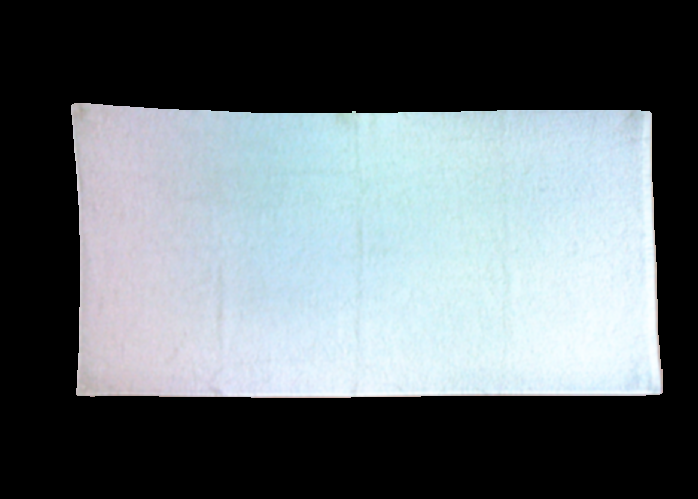
//> input picture placing_metrics/images/1success.png, 698 x 499 px; its folder holds only this picture in this run
$ ./placing_metrics   (built with g++ and OpenCV 4)
//> lines starting //> are read from the running program, lines starting //| are printed output that depends on the picture; after the words box and inside, x2 and y2 are one past the last pixel; in counts of white or black regions, pixels touching at a corner belong together
// The "Square Detector" program.
// It loads several images sequentially and tries to find squares in
// each image

#include "opencv2/core.hpp"
#include "opencv2/imgproc.hpp"
#include "opencv2/imgcodecs.hpp"
#include "opencv2/highgui.hpp"

#include<dirent.h>

#include <iostream>

#include <fstream>

using namespace cv;
using namespace std;

static void help(const char* programName)
{
//> further down, image is the input picture: 499 rows x 698 cols, CV_8UC3; mean B, G, R 112.3, 107.7, 98.8

    cout <<
    "\nThis program will display the segmented cloth entered as input image\n"
    "and its contour in conjuntion with the template contour.\n"
    "In addition, it will print the file name, the total area of the segmented\n"
    "cloth and the total spreding error and the area and error for each zone \n"
    "of the garment (grasping zone and hanging zone)." << "\n" << endl;

}


int thresh = 50, N = 11;
const char* wndname = "Segmented image";
bool first = true;
vector<Point> first_cont;
Point first_ptupleft;
Point first_ptdownright;
vector<vector<Point>> first_filled_area;
int first_total_area;
int first_half_left_area;
int first_half_right_area;
std::ofstream data_file;

// helper function:
// finds a cosine of angle between vectors
// from pt0->pt1 and from pt0->pt2
static double angle( Point pt1, Point pt2, Point pt0 )
{
    double dx1 = pt1.x - pt0.x;
    double dy1 = pt1.y - pt0.y;
    double dx2 = pt2.x - pt0.x;
    double dy2 = pt2.y - pt0.y;
    return (dx1*dx2 + dy1*dy2)/sqrt((dx1*dx1 + dy1*dy1)*(dx2*dx2 + dy2*dy2) + 1e-10);
}
// returns sequence of squares detected on the image.
static void findSquares( const Mat& image, vector<vector<Point> >& squares )
{
    squares.clear();

    Mat pyr, timg, gray0(image.size(), CV_8U), gray;

    // down-scale and upscale the image to filter out the noise
    pyrDown(image, pyr, Size(image.cols/2, image.rows/2));
    pyrUp(pyr, timg, image.size());
    vector<vector<Point> > contours;

    // find squares in every color plane of the image
    for( int c = 0; c < 1; c++ )
    {
        int ch[] = {c, 0};
        mixChannels(&timg, 1, &gray0, 1, ch, 1);

        // try several threshold levels
        for( int l = 0; l < 1; l++ )
        {
            l=1;
            // hack: use Canny instead of zero threshold level.
            // Canny helps to catch squares with gradient shading
            if( l == 0 )
            {
                // apply Canny. Take the upper threshold from slider
                // and set the lower to 0 (which forces edges merging)
//                Canny(gray0, gray, 0, thresh, 5);
                Canny(gray0, gray, 0, 50, 3); //with aperture 3 we can detect big wrinkles
                // dilate canny output to remove potential
                // holes between edge segments
                dilate(gray, gray, Mat(), Point(-1,-1));
            }
            else
            {
                // apply threshold if l!=0:
                //     tgray(x,y) = gray(x,y) < (l+1)*255/N ? 255 : 0
                gray = gray0 >= (l+1)*255/50;
            }
////////////////////////////////////////////////////////////////////

////////// FIND CONTOURS AND APPROXIMATE POLYGON ///////////////
            vector<vector<Point>> contours;
            vector<vector<Point>> contours0;
            vector<vector<Point>> siluette;
            vector<Vec4i> hierarchy;
            Mat cnt_img = Mat::zeros(600, 800, CV_8UC3);
            Mat slt_img = Mat::zeros(600, 800, CV_8UC3);
            Mat diff_img = Mat::zeros(600, 1600, CV_8UC3);

            findContours( gray, contours0, RETR_TREE, CHAIN_APPROX_SIMPLE);

            contours.resize(contours0.size());
            siluette.resize(contours0.size());

            vector<Point> approx;
            for( size_t i = 0; i < contours0.size(); i++ )
            {
                approxPolyDP(Mat(contours0[i]), siluette[i], 3, true);
                approxPolyDP(Mat(contours0[i]), contours[i], arcLength(contours0[i], true)*0.02, true);

                drawContours(cnt_img, contours, -1, Scalar(128,255,255), -1);
                drawContours(slt_img, siluette, -1, Scalar(128,255,255), -1);
            }

////////////////////////////////////////////////////////////////////

///////////////////// FIND CORNERS //////////////////////////

            int  xmin = 0, ymin = 0, xmax = -1, ymax = -1, i;
            Point ptxmin, ptymin, ptxmax, ptymax, ptupleft, ptdownright;

            Point pt = contours[0][0];

            ptxmin = ptymin = ptxmax = ptymax = ptupleft = ptdownright = pt;
            xmin = xmax = pt.x;
            ymin = ymax = pt.y;

            double diff, sum, pre_diff, pre_sum;
            pre_diff = contours[0][0].x - contours[0][0].y;
            pre_sum = contours[0][0].x + contours[0][0].y;

            for (size_t i = 0; i < contours[0].size(); i++)
            {
                pt = contours[0][i];

                diff = pt.x - pt.y;
                sum = pt.x + pt.y;
                if(pre_sum > sum)
                {
                    pre_sum=sum;
                    ptupleft = pt;
                }
                if(pre_diff < diff)
                {
                    pre_diff=diff;
                    ptdownright = pt;
                }
            }
            circle(cnt_img, ptupleft, 5, Scalar(255,0,0), CV_FILLED);
            circle(cnt_img, ptdownright, 5, Scalar(255,0,0), CV_FILLED);
            circle(slt_img, ptupleft, 5, Scalar(255,0,0), CV_FILLED);
            circle(slt_img, ptdownright, 5, Scalar(255,0,0), CV_FILLED);

///////////////////// ROTATE CONTOUR //////////////////////////

            // Find angle of line
            double angle = atan2(ptupleft.y - ptdownright.y, ptupleft.x - ptdownright.x); //*180/PI

            //Rotate all the points of the SILUETTE
            vector<vector<Point>> rot_slt = siluette;
            for (size_t i = 0; i < siluette[0].size(); i++)
            {
                rot_slt[0][i].x = abs(siluette[0][i].x*cos(-angle) - siluette[0][i].y*sin(-angle));
                rot_slt[0][i].y = abs(siluette[0][i].x*sin(-angle) + siluette[0][i].y*cos(-angle));
            }

            //Draw the new polygon with the rotated points
            polylines(slt_img, rot_slt[0], true, Scalar(0,255,0));
//            imshow("Rotated siluette: ", slt_img);


////////// COMPARE WITH FIRST SILUETTE ///////////////
            //Rotated siluette
            Mat comp_img2 = Mat::zeros(600, 800, CV_8UC3);
            if(first)
            {
                first_ptupleft=rot_slt[0][0];
                first_ptdownright=rot_slt[0][0];
                first_cont = rot_slt[0]; //Save first contourn

                //Save upper left corner
                double pre_sum = first_cont[0].x+first_cont[0].y;
                double pre_diff = first_cont[0].x-first_cont[0].y;
                for (size_t i = 0; i < first_cont.size(); i++)
                {
                    double sum = first_cont[i].x + first_cont[i].y;
                    double diff = first_cont[i].x - first_cont[i].y;
                    if(pre_sum > sum)
                    {
                        first_ptupleft = first_cont[i]; //Save first upleftcorner
                        pre_sum=sum;
                    }
                    if(pre_diff < diff)
                    {
                        first_ptdownright = first_cont[i]; //Save first upleftcorner
                        pre_diff=diff;
                    }
                }
                first_filled_area=siluette; //Saved filled area
            }
            // Compute half point of the contour
            int length=first_ptdownright.x-first_ptupleft.x;
            int half_point = first_ptupleft.x+(length/2);
            circle(comp_img2, Point(half_point,100), 2, Scalar(0,0,255), CV_FILLED);

            //Show first and current contour
            polylines(comp_img2, first_cont, true, Scalar(128,255,255), 3);

            //Translate contour to match corners:

            //Get upper left corner of rotated contour
            pre_sum = rot_slt[0][0].x+rot_slt[0][0].y;
            ptupleft=rot_slt[0][0];
            for (size_t i = 0; i < rot_slt[0].size(); i++)
            {
                double sum = rot_slt[0][i].x + rot_slt[0][i].y;
                if(pre_sum > sum)
                {
                    pre_sum=sum;
                    ptupleft = rot_slt[0][i];
                }
            }

            vector<vector<Point>> transl_slt = rot_slt;
            Point diff_xy2;
            diff_xy2.x = first_ptupleft.x - ptupleft.x;
            diff_xy2.y = first_ptupleft.y - ptupleft.y;
            for( size_t i = 0; i < rot_slt[0].size(); i++ )
            {
               transl_slt[0][i].x = rot_slt[0][i].x + diff_xy2.x;
               transl_slt[0][i].y = rot_slt[0][i].y + diff_xy2.y;
               //circle(comp_img2, transl_slt[0][i], 5, Scalar(255,0,0), CV_FILLED);
            }
            polylines(comp_img2, transl_slt[0], true, Scalar(0,255,0), 3);
            line(comp_img2, Point(half_point,100), Point(half_point,418), Scalar(0,0,255), 3);
            //line(comp_img2, Point(half_point,170), Point(half_point,345), Scalar(0,0,255), 3);
            //line(comp_img2, Point(half_point,95), Point(half_point,425), Scalar(0,0,255), 3);
            imshow("Compare siluette", comp_img2);

            Mat comLeft = comp_img2(Rect(0, 0, half_point, comp_img2.rows));
            Mat compRight = comp_img2(Rect(half_point, 0, half_point, comp_img2.rows));
            //imshow("Half left2", comLeft);
            //imshow("Half Right2", compRight);

////////////////////////////////////////////////////////////////////

////////// COMPUTE AREA ///////////////

            // Fill area
            vector<vector<Point>> filled_area = transl_slt;
            Mat filled_img = Mat::zeros(600, 800, CV_8UC1);
            drawContours(filled_img, filled_area, -1, Scalar(122,255,255), -1);

            //Divide in two zones
            Mat halfLeft = filled_img(Rect(0, 0, half_point, filled_img.rows));
            Mat halfRight = filled_img(Rect(half_point, 0, half_point, filled_img.rows));

            // Compute area:

            //Save area of success garment
            if(first)
            {
                first_total_area = countNonZero(filled_img);
                first_half_left_area = countNonZero(halfLeft);
                first_half_right_area = countNonZero(halfRight);
            }

            int total_area = countNonZero(filled_img);
            int half_left_area = countNonZero(halfLeft);
            int half_right_area = countNonZero(halfRight);
            double perc_total_area = (double)total_area/first_total_area;
            double perc_left_area = (double)half_left_area/first_half_left_area;
            double perc_right_area = (double)half_right_area/first_half_right_area;

            if(perc_total_area> 1.0)
                perc_total_area=1.0;
            if(perc_left_area> 1.0)
                perc_left_area = 1.0;
            if(perc_right_area > 1.0)
                perc_right_area = 1.0;

            //cout << "Template total area: " << first_total_area << endl;
            cout << "Total area: " << total_area << " / Total error: " << 1-perc_total_area << endl;
            //cout << "Total Left: " << first_half_left_area << endl;
            cout << "GZ area: " << half_left_area << " / GZ error: " << 1-perc_left_area << endl;
            //cout << "Total Right: " << first_half_right_area << endl;
            cout << "HZ area: " << half_right_area << " / HZ error: " << 1-perc_right_area << endl;
            cout << "-------------------" << endl;

////////////////////////////////////////////////////////////////////

////////// WRITE CSV  ///////////////

            data_file << "," << 1-perc_total_area << "," << 1-perc_left_area << "," << 1-perc_right_area << "," << endl;


            first=false;

        }
    }
//> this loop made 1 pass
//> (first_ptupleft, first_ptdownright, first_total_area, first_half_left_area, first_half_right_area, first) on pass 1: (Point(70, 107), Point(661, 111), 178323, 86975, 91348, false)
//> pass 1, in findSquares, `mixChannels(&timg, 1, &gray0, 1, ch, 1);`:
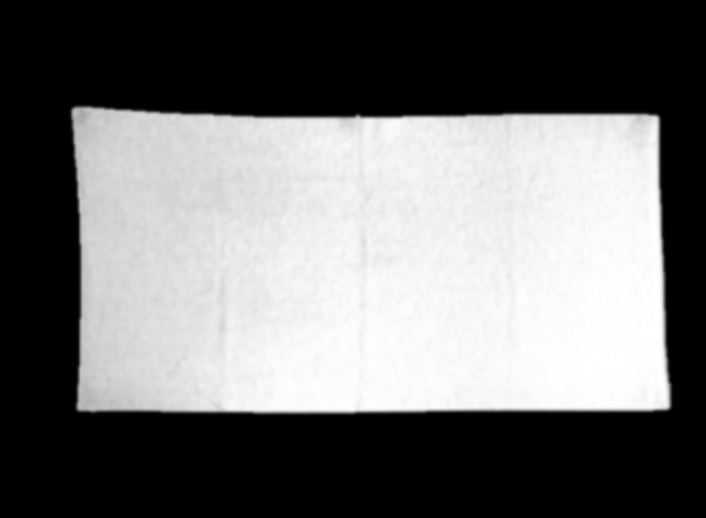
//> gray0: 518 rows x 706 cols, CV_8UC1; min 0, max 255, mean 112.2
//> after the loop:
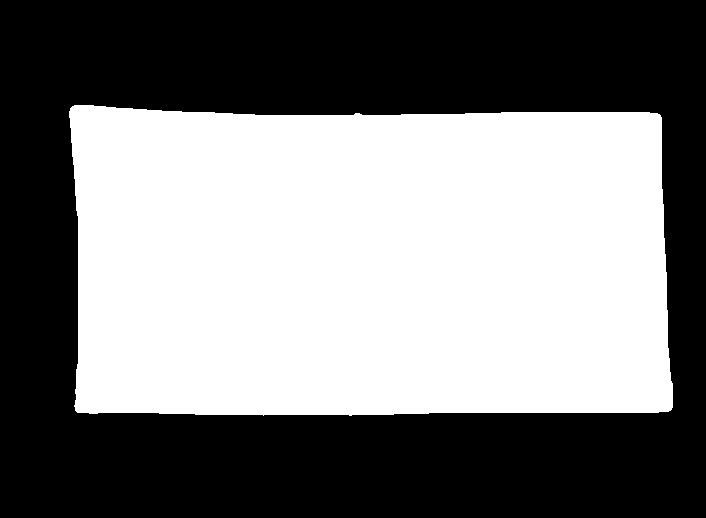
//> gray: 518 rows x 706 cols, CV_8UC1; 48.6% white; 1 white region, box (x1, y1, x2, y2) and area: (69, 105, 673, 416) 177866
//> after the loop, first_cont = 12 Points (x, y): [70, 107], [79, 215], [81, 362], [77, 404], [80, 411], [354, 411], [661, 406], [675, 401], [661, 111], [657, 107], [255, 112], [93, 104]; first_total_area = 178323; first_half_left_area = 86975; first_half_right_area = 91348; first = false
}

int main(int argc, char** argv)
{
    // File where to save benchmark results
    data_file.open ("./data.csv");
    data_file << ",total_area, left_area, right_area," << endl;

    // Get images
    vector<cv::String> filenames;
    glob("./images/*.png", filenames, false);

    help(argv[0]);

    if( argc > 1)
    {
     filenames[0] =  argv[1];
     filenames[1] =  "0";
    }

    // Use success image as template
    Mat image = imread(filenames[0], IMREAD_COLOR);
    resize(image, image, Size(706, 518));
    if( image.empty() )
    {
        cout << "Couldn't load " << filenames[0] << endl;
    }
    cout << "file: " << filenames[0] << endl;
    vector<vector<Point> > squares;
    findSquares(image, squares);
//> squares = 0 contours

    polylines(image, squares, true, Scalar(0, 255, 0), 3, LINE_AA);

    // Load other images
    for( int i = 1; i<filenames.size(); i=i+1)
    {
        Mat image = imread(filenames[i], IMREAD_COLOR);
        resize(image, image, Size(706, 518));
        if( image.empty() )
        {
            cout << "Couldn't load " << filenames[i] << endl;
            continue;
        }
        cout << "file: " << filenames[i] << endl;
        vector<vector<Point> > squares;
        findSquares(image, squares);

        polylines(image, squares, true, Scalar(0, 255, 0), 3, LINE_AA);
        imshow(wndname, image);

        int c = waitKey();
        if( c == 27 )
           break;
    }

    data_file.close();
    return 0;
}

$ run again, on placing_metrics/images/A_p9_trial1_872.png
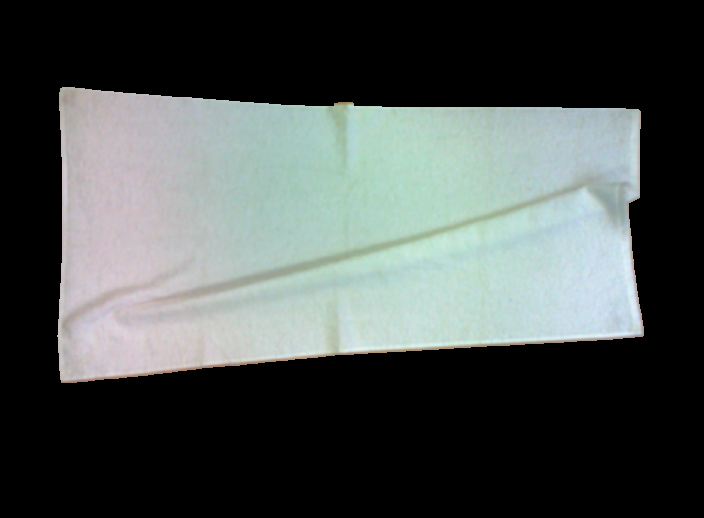
//> input picture placing_metrics/images/A_p9_trial1_872.png, 704 x 518 px
//> image is the input picture: 518 rows x 704 cols, CV_8UC3; mean B, G, R 79.7, 81.4, 75.2
//> image: 518 rows x 706 cols, CV_8UC3
//> the loop in findSquares, `for( int c = 0; c < 1; c++ )` made 1 pass
//> (first_ptupleft, first_ptdownright, first_total_area, first_half_left_area, first_half_right_area, first) on pass 1: (Point(60, 86), Point(644, 86), 150932, 79074, 71858, false)
//> pass 1, in findSquares, `mixChannels(&timg, 1, &gray0, 1, ch, 1);`:
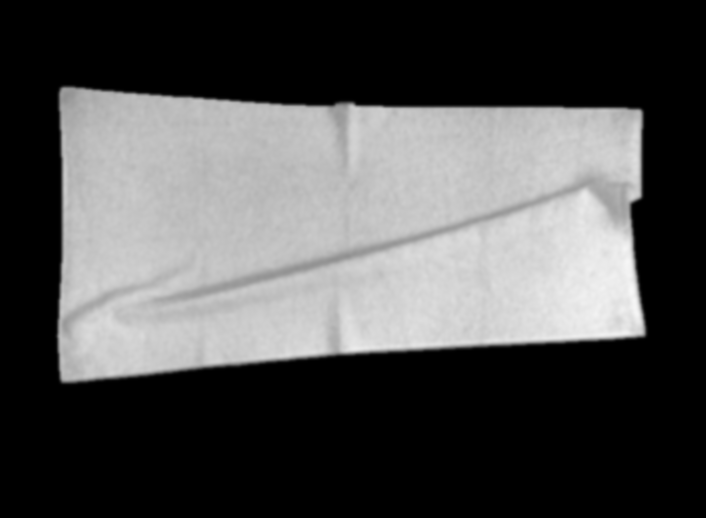
//> gray0: 518 rows x 706 cols, CV_8UC1; min 0, max 247, mean 79.7
//> after the loop in findSquares, `for( int c = 0; c < 1; c++ )`:
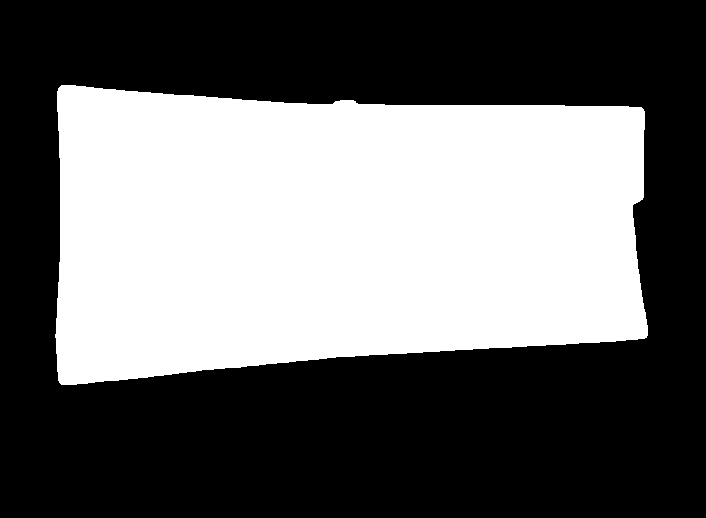
//> gray: 518 rows x 706 cols, CV_8UC1; 41.3% white; 1 white region, box (x1, y1, x2, y2) and area: (55, 85, 648, 385) 151155
//> after the loop in findSquares, `for( int c = 0; c < 1; c++ )`: first_cont = 14 Points (x, y), first 12: [60, 86], [68, 258], [65, 335], [73, 381], [347, 344], [625, 320], [657, 313], [638, 184], [649, 175], [644, 86], [361, 92], [356, 88]; first_total_area = 150932; first_half_left_area = 79074; first_half_right_area = 71858; first = false
//> squares = 0 contours

$ run again, on placing_metrics/images/A_p4_trial1_999.png
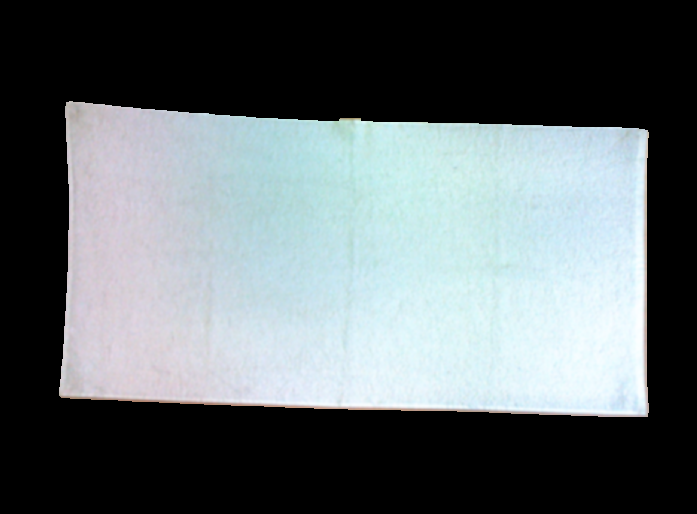
//> input picture placing_metrics/images/A_p4_trial1_999.png, 697 x 514 px
//> image is the input picture: 514 rows x 697 cols, CV_8UC3; mean B, G, R 108.7, 105.9, 97.8
//> image: 518 rows x 706 cols, CV_8UC3
//> the loop in findSquares, `for( int c = 0; c < 1; c++ )` made 1 pass
//> (first_ptupleft, first_ptdownright, first_total_area, first_half_left_area, first_half_right_area, first) on pass 1: (Point(69, 98), Point(661, 98), 176092, 86182, 89910, false)
//> pass 1, in findSquares, `mixChannels(&timg, 1, &gray0, 1, ch, 1);`:
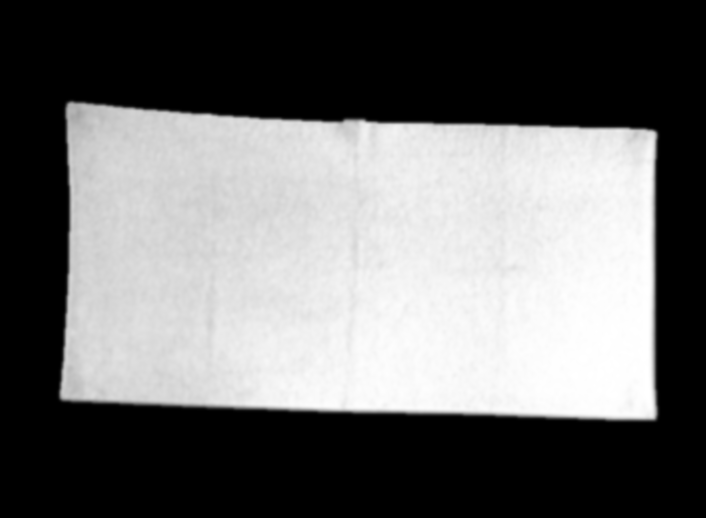
//> gray0: 518 rows x 706 cols, CV_8UC1; min 0, max 255, mean 108.7
//> after the loop in findSquares, `for( int c = 0; c < 1; c++ )`:
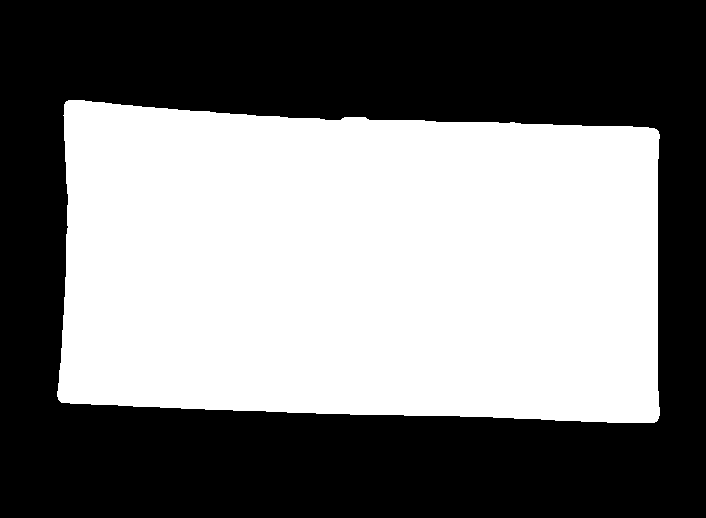
//> gray: 518 rows x 706 cols, CV_8UC1; 48.2% white; 1 white region, box (x1, y1, x2, y2) and area: (57, 100, 660, 423) 176414
//> after the loop in findSquares, `for( int c = 0; c < 1; c++ )`: first_cont = 10 Points (x, y): [69, 98], [78, 223], [74, 387], [79, 398], [625, 393], [675, 389], [661, 98], [369, 100], [330, 105], [88, 96]; first_total_area = 176092; first_half_left_area = 86182; first_half_right_area = 89910; first = false
//> squares = 0 contours
